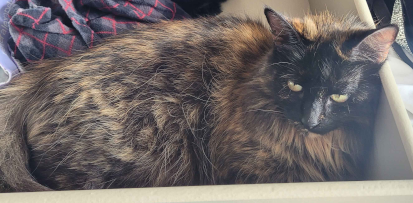
#> input picture assets/pictures/car_body_scaled.png, 413 x 203 px; its folder holds 2 pictures in this run
$ python scale.py assets/pictures
#> lines starting #> are read from the running program, lines starting #| are printed output that depends on the picture
# Script to easily scale image textures

import sys
import os
from PIL import Image

path = sys.argv[1]

images = os.listdir(path)

for image in images:
    if image.split(".",1)[1] != "png":
        images.remove(image)

size = 128, 128

for image in images:
    im = Image.open(f"{path}/{image}")
#> im is the input picture: PIL image 413x203 RGB; mean R, G, B 113.3, 105.7, 104.6
    im.thumbnail(size)
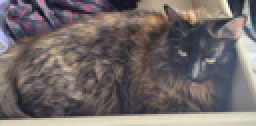
#> im: PIL image 128x63 RGB (shown 2 times larger); mean R, G, B 113.3, 105.7, 104.6
    im.save(f"{path}/{image}")
